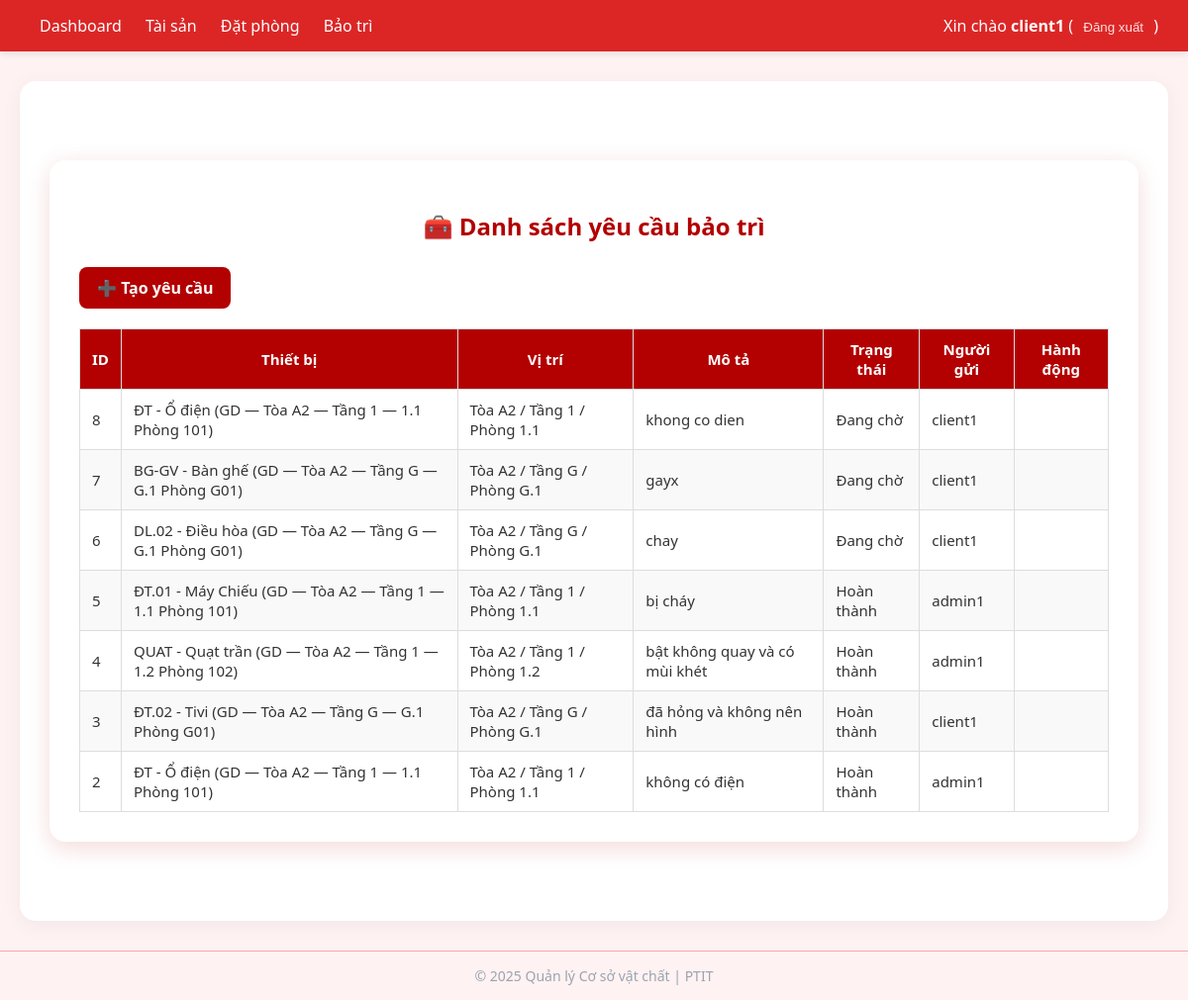
Page /maintenance/ (signed in) on the earlier database version.
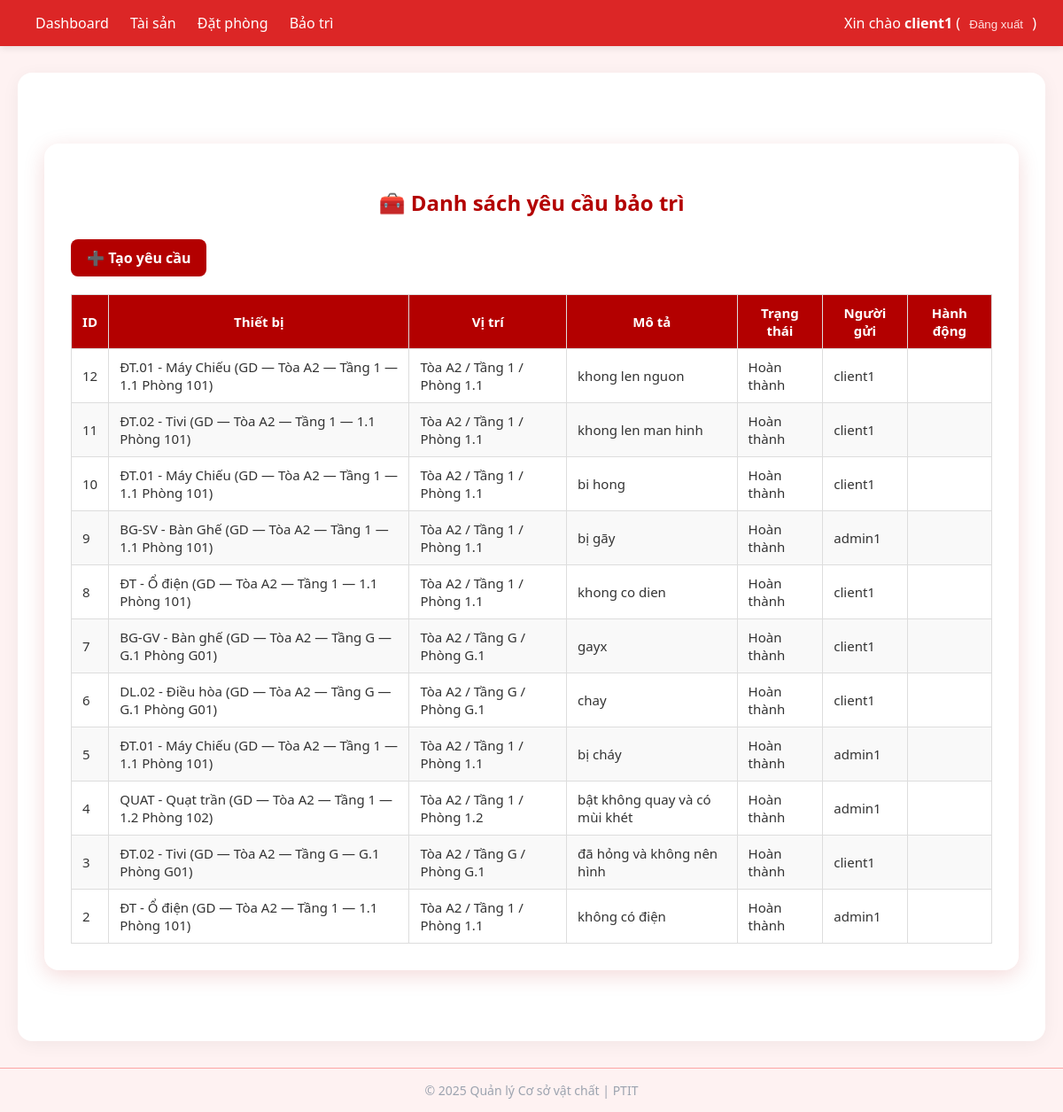
Same page on the later database version.
### core/models.py (models this page shows, shortened)
class MaintenanceRequest(models.Model):
    STATUS_PENDING = 'pending'
    STATUS_IN_PROGRESS = 'in_progress'
    STATUS_DONE = 'done'
    STATUS_CHOICES = [
        (STATUS_PENDING, 'Đang chờ'),
        (STATUS_IN_PROGRESS, 'Đang xử lý'),
        (STATUS_DONE, 'Hoàn thành'),
    ]
    equipment = models.ForeignKey(Equipment, on_delete=models.CASCADE, related_name='requests', null=True, blank=True)
    created_by = models.ForeignKey(settings.AUTH_USER_MODEL, on_delete=models.SET_NULL, null=True, blank=True)
    description = models.TextField()
    note = models.TextField(blank=True)
    status = models.CharField(max_length=20, choices=STATUS_CHOICES, default=STATUS_PENDING)
    created_at = models.DateTimeField(auto_now_add=True)
    updated_at = models.DateTimeField(auto_now=True)

class Equipment(models.Model):
    STATUS_READY = 'ready'
    STATUS_MAINT = 'maint'
    STATUS_BROKEN = 'broken'
    STATUS_CHOICES = [
        (STATUS_READY, 'Sẵn sàng'),
        (STATUS_MAINT, 'Đang bảo trì'),
        (STATUS_BROKEN, 'Đã hỏng'),
    ]
    room = models.ForeignKey(Room, on_delete=models.CASCADE, related_name='equipments')
    code = models.CharField(max_length=50)
    name = models.CharField(max_length=200)
    description = models.TextField(blank=True)
    status = models.CharField(max_length=10, choices=STATUS_CHOICES, default=STATUS_READY)
    class Meta:
        unique_together = ('room', 'code')
    def __str__(self):
        return f"{self.code} - {self.name} ({self.room})"

class Room(models.Model):
    ROOM_READY = 'ready'
    ROOM_OCCUPIED = 'occupied'
    ROOM_MAINTENANCE = 'maintenance'
    ROOM_STATUS_CHOICES = [
        (ROOM_READY, 'Sẵn sàng'),
        (ROOM_OCCUPIED, 'Đang được sử dụng'),
        (ROOM_MAINTENANCE, 'Đang sửa chữa'),
    ]
    floor = models.ForeignKey(Floor, on_delete=models.CASCADE, related_name='rooms')
    code = models.CharField(max_length=50)
    name = models.CharField(max_length=200, blank=True)
    status = models.CharField(
        max_length=15,
        choices=ROOM_STATUS_CHOICES,
        default=ROOM_READY
    )
    class Meta:
        unique_together = ('floor', 'code')
    def __str__(self):
        floor_label = str(self.floor)
        room_label = f"{self.code} {self.name}".strip()
        return f"{floor_label} — {room_label}"

class Floor(models.Model):
    building = models.ForeignKey(Building, on_delete=models.CASCADE, related_name='floors')
    number = models.CharField(max_length=20)
    name = models.CharField(max_length=200, blank=True)
    class Meta:
        unique_together = ('building', 'number')
    def __str__(self):
        building_part = f"{self.building.code} — {self.building.name}"
        floor_part = self.name if self.name else f"Tầng {self.number}"
        return f"{building_part} — {floor_part}"

class Building(models.Model):
    code = models.CharField(max_length=50, unique=True)
    name = models.CharField(max_length=200)
    description = models.TextField(blank=True)

### core/views.py (the view)
# urls.py: path('maintenance/', views.maintenance_list, name='maintenance_list'),
@login_required
def maintenance_list(request):
    requests = MaintenanceRequest.objects.select_related('equipment__room__floor__building', 'created_by').all().order_by('-created_at')
    return render(request, 'core/maintenance_list.html', {'requests': requests})

### templates/core/maintenance_list.html (shortened to what this page needs)
{% extends 'core/base.html' %}
{% block content %}
<div class="maint-table-container">
  <h2>🧰 Danh sách yêu cầu bảo trì</h2>
  <a class="button" href="{% url 'maintenance_create' %}">➕ Tạo yêu cầu</a>
  <table>
    <thead>
      <tr>
        <th>ID</th>
        <th>Thiết bị</th>
        <th>Vị trí</th>
        <th>Mô tả</th>
        <th>Trạng thái</th>
        <th>Người gửi</th>
        <th>Hành động</th>
      </tr>
    </thead>
    <tbody>
      {% for r in requests %}
        <tr>
          <td>{{ r.id }}</td>
          <td>{{ r.equipment }}</td>
          <td>{{ r.equipment.room.floor.building.name }} /
              Tầng {{ r.equipment.room.floor.number }} /
              Phòng {{ r.equipment.room.code }}</td>
          <td>{{ r.description }}</td>
          <td>{{ r.get_status_display }}</td>
          <td>{{ r.created_by }}</td>
          <td>
          </td>
        </tr>
      {% empty %}
        <tr><td colspan="7" style="text-align:center;">Không có yêu cầu</td></tr>
      {% endfor %}
    </tbody>
  </table>
</div>
{% endblock %}

Differences in the rows shown:
added MaintenanceRequest: id "12", equipment "ĐT.01 - Máy Chiếu (GD — Tòa A2 — Tầng 1 — 1.1 Phòng 101)", equipment.room.floor.building.name "Tòa A2", equipment.room.floor.number "1", equipment.room.code "1.1", description "khong len nguon", status "Hoàn thành", created_by "client1"
added MaintenanceRequest: id "11", equipment "ĐT.02 - Tivi (GD — Tòa A2 — Tầng 1 — 1.1 Phòng 101)", equipment.room.floor.building.name "Tòa A2", equipment.room.floor.number "1", equipment.room.code "1.1", description "khong len man hinh", status "Hoàn thành", created_by "client1"
added MaintenanceRequest: id "10", equipment "ĐT.01 - Máy Chiếu (GD — Tòa A2 — Tầng 1 — 1.1 Phòng 101)", equipment.room.floor.building.name "Tòa A2", equipment.room.floor.number "1", equipment.room.code "1.1", description "bi hong", status "Hoàn thành", created_by "client1"
added MaintenanceRequest: id "9", equipment "BG-SV - Bàn Ghế (GD — Tòa A2 — Tầng 1 — 1.1 Phòng 101)", equipment.room.floor.building.name "Tòa A2", equipment.room.floor.number "1", equipment.room.code "1.1", description "bị gãy", status "Hoàn thành", created_by "admin1"
changed MaintenanceRequest "khong co dien": status "Đang chờ" → "Hoàn thành"
changed MaintenanceRequest "gayx": status "Đang chờ" → "Hoàn thành"
changed MaintenanceRequest "chay": status "Đang chờ" → "Hoàn thành"
